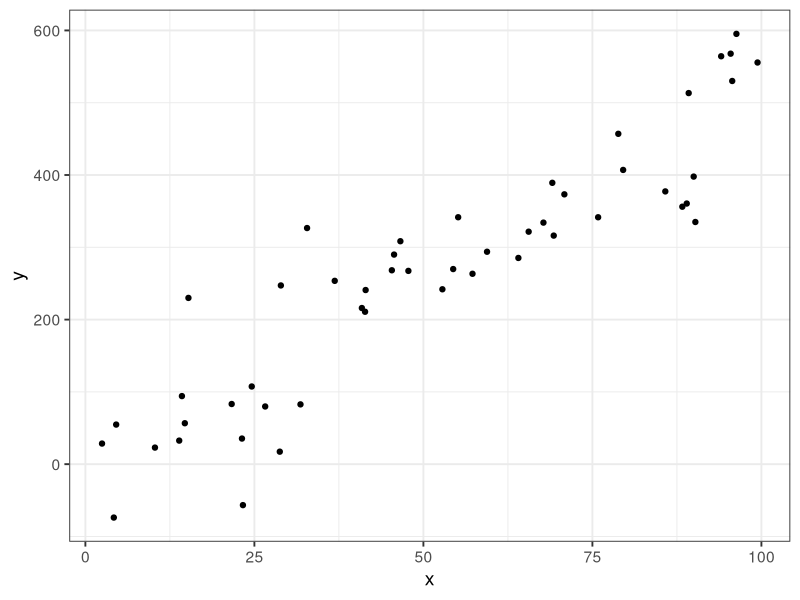
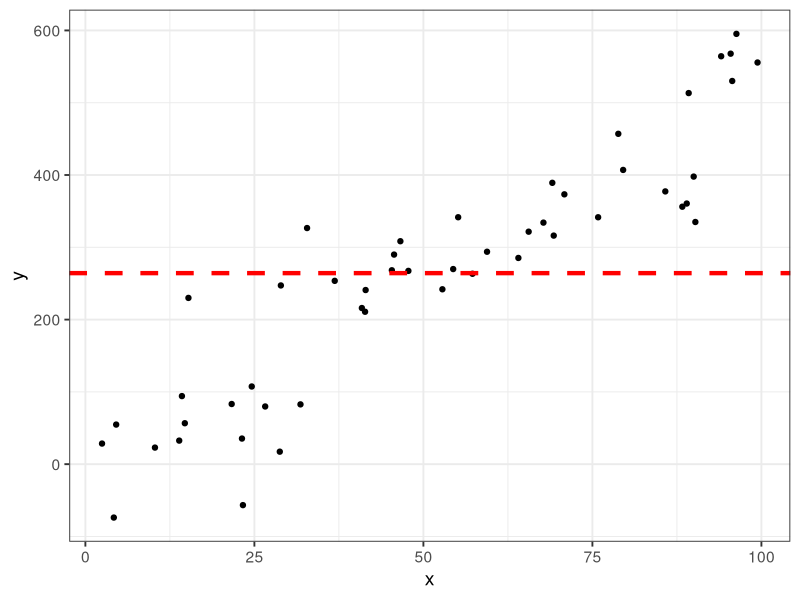
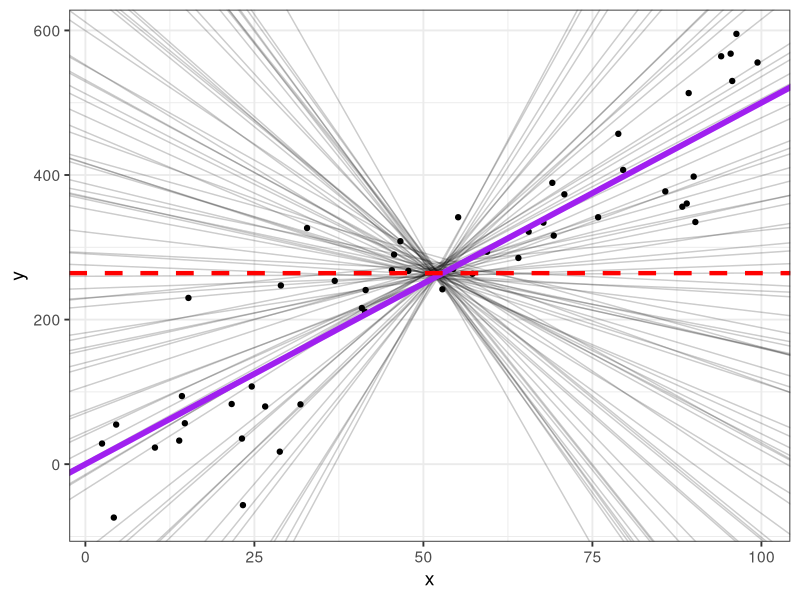
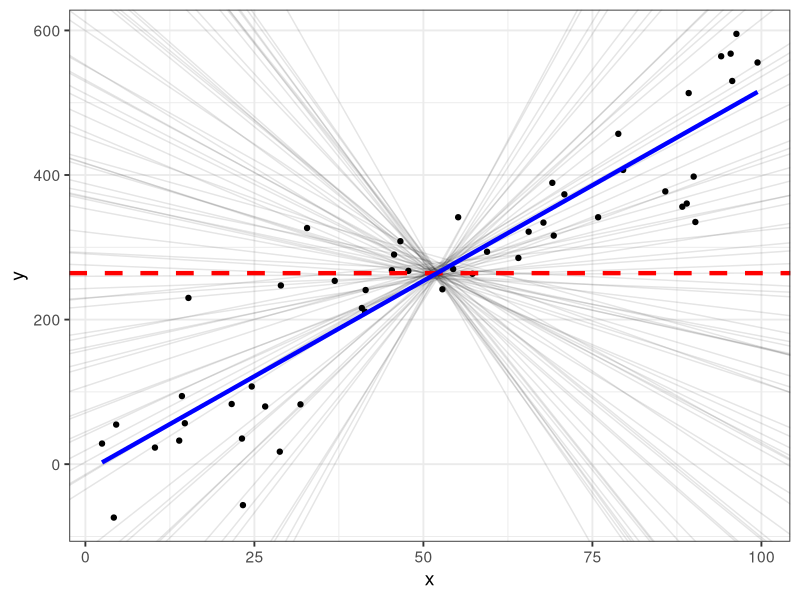
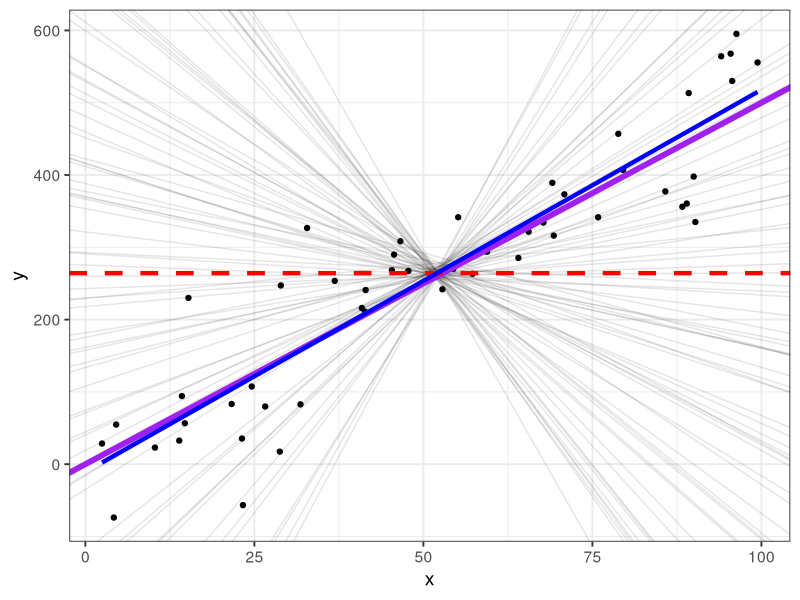

The R script that drew these images, in order:
## ---- chunk 1
library(tidyverse)

theme_set(theme_bw(base_size = 14))
## ---- chunk 2
#| echo: false
#| message: false

set.seed(123)
x <- runif(50, 0, 100)
#y <- 5*x
x
y <- 5*x + rnorm(50, 0, 75)

#Data
ggplot() +
  geom_point(aes(x = x, y = y), 
             color = "black") + 
  labs(x = "x",
       y = "y")
## ---- chunk 3
#| echo: false
#| message: false

ggplot() +
  geom_point(aes(x = x, y = y), color = "black") +
  geom_hline(yintercept = mean(y), 
             color = "red",
             linetype = "dashed",
             lwd = 1.5)
## ---- chunk 4
#| echo: false
#| message: false

#Many candidate models
slopes <- rnorm(75, 0, 8)
intercepts <- mean(y) - slopes*mean(x) + rnorm(75, 0, 7)

#Null, Candidates, regression, and actual
ggplot() + 
  geom_point(aes(x = x, y = y)) +
  geom_abline(aes(slope = slopes, intercept = intercepts), alpha = 0.2) +
  geom_abline(slope = 5, intercept = 0, color = "purple", lwd = 2) + 
  geom_hline(yintercept = mean(y), 
             color = "red", linetype = "dashed", lwd = 1.5)
## ---- chunk 5
#| echo: false
#| message: false

ggplot() + 
  geom_point(aes(x = x, y = y)) +
  geom_abline(aes(slope = slopes, intercept = intercepts), alpha = 0.1) +
  #geom_abline(slope = 5, intercept = 0, color = "purple", lwd = 2) + 
  geom_hline(yintercept = mean(y), 
             color = "red", linetype = "dashed", lwd = 1.5) +
  geom_smooth(aes(x = x, y = y),
              method = "lm", color = "blue", lwd = 1.5, se = FALSE)
## ---- chunk 6
#| echo: false
#| message: false

ggplot() + 
  geom_point(aes(x = x, y = y)) +
  geom_abline(aes(slope = slopes, intercept = intercepts), alpha = 0.1) +
  geom_abline(slope = 5, intercept = 0, color = "purple", lwd = 2) + 
  geom_hline(yintercept = mean(y), 
             color = "red", linetype = "dashed", lwd = 1.5) +
  geom_smooth(aes(x = x, y = y),
              method = "lm", color = "blue", lwd = 1.5, se = FALSE)
